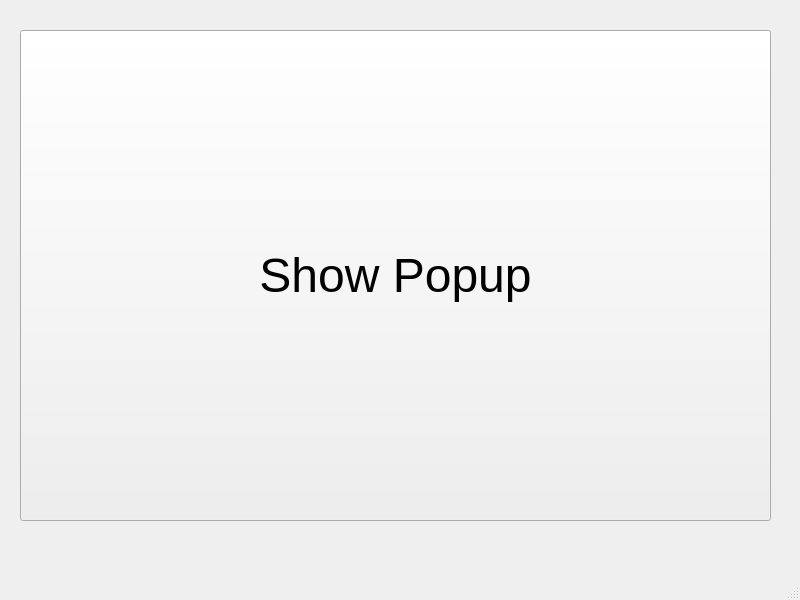
<?xml version="1.0" encoding="UTF-8"?>
<ui version="4.0">
 <class>MainWindow</class>
 <widget class="QMainWindow" name="MainWindow">
  <property name="geometry">
   <rect>
    <x>0</x>
    <y>0</y>
    <width>800</width>
    <height>600</height>
   </rect>
  </property>
  <property name="windowTitle">
   <string>MainWindow</string>
  </property>
  <widget class="QWidget" name="centralwidget">
   <widget class="QPushButton" name="pushButton">
    <property name="geometry">
     <rect>
      <x>20</x>
      <y>30</y>
      <width>751</width>
      <height>491</height>
     </rect>
    </property>
    <property name="font">
     <font>
      <pointsize>36</pointsize>
     </font>
    </property>
    <property name="text">
     <string>Show Popup</string>
    </property>
   </widget>
  </widget>
  <widget class="QMenuBar" name="menubar">
   <property name="geometry">
    <rect>
     <x>0</x>
     <y>0</y>
     <width>800</width>
     <height>20</height>
    </rect>
   </property>
  </widget>
  <widget class="QStatusBar" name="statusbar"/>
 </widget>
 <resources/>
 <connections/>
</ui>
